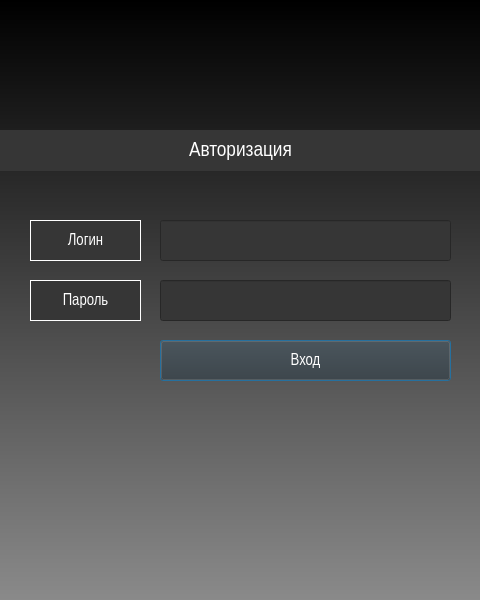
<?xml version="1.0" encoding="UTF-8"?>
<ui version="4.0">
 <class>Dialog</class>
 <widget class="QDialog" name="Dialog">
  <property name="enabled">
   <bool>true</bool>
  </property>
  <property name="geometry">
   <rect>
    <x>0</x>
    <y>0</y>
    <width>480</width>
    <height>600</height>
   </rect>
  </property>
  <property name="sizePolicy">
   <sizepolicy hsizetype="Expanding" vsizetype="Expanding">
    <horstretch>0</horstretch>
    <verstretch>0</verstretch>
   </sizepolicy>
  </property>
  <property name="minimumSize">
   <size>
    <width>480</width>
    <height>600</height>
   </size>
  </property>
  <property name="maximumSize">
   <size>
    <width>480</width>
    <height>600</height>
   </size>
  </property>
  <property name="focusPolicy">
   <enum>Qt::ClickFocus</enum>
  </property>
  <property name="windowTitle">
   <string>Авторизация</string>
  </property>
  <property name="styleSheet">
   <string notr="true">background-color: qlineargradient(spread:pad, x1:0, y1:0, x2:0, y2:1, stop:0 rgba(0, 0, 0, 255), stop:1 rgba(138, 138, 138, 255));</string>
  </property>
  <widget class="QLabel" name="login_main_label">
   <property name="geometry">
    <rect>
     <x>0</x>
     <y>130</y>
     <width>481</width>
     <height>41</height>
    </rect>
   </property>
   <property name="font">
    <font>
     <family>Arial Narrow</family>
     <pointsize>16</pointsize>
    </font>
   </property>
   <property name="styleSheet">
    <string notr="true">color: rgb(255, 255, 255);
background-color: rgb(54, 54, 54);</string>
   </property>
   <property name="frameShadow">
    <enum>QFrame::Plain</enum>
   </property>
   <property name="text">
    <string>Авторизация</string>
   </property>
   <property name="alignment">
    <set>Qt::AlignCenter</set>
   </property>
  </widget>
  <widget class="QLabel" name="label_2">
   <property name="geometry">
    <rect>
     <x>30</x>
     <y>220</y>
     <width>111</width>
     <height>41</height>
    </rect>
   </property>
   <property name="font">
    <font>
     <family>Arial Narrow</family>
     <pointsize>12</pointsize>
    </font>
   </property>
   <property name="styleSheet">
    <string notr="true">color: rgb(255, 255, 255);
 border: 1px solid;
border-color: rgb(255, 255, 255);
background-color: rgb(54, 54, 54);</string>
   </property>
   <property name="text">
    <string>Логин</string>
   </property>
   <property name="alignment">
    <set>Qt::AlignCenter</set>
   </property>
  </widget>
  <widget class="QLineEdit" name="line_edit_login">
   <property name="geometry">
    <rect>
     <x>160</x>
     <y>220</y>
     <width>291</width>
     <height>41</height>
    </rect>
   </property>
   <property name="font">
    <font>
     <family>Arial Narrow</family>
     <pointsize>16</pointsize>
    </font>
   </property>
   <property name="styleSheet">
    <string notr="true">background-color: rgb(54, 54, 54);
color: rgb(255, 255, 255);
border-color: rgb(255, 255, 255);</string>
   </property>
  </widget>
  <widget class="QLabel" name="label_3">
   <property name="geometry">
    <rect>
     <x>30</x>
     <y>280</y>
     <width>111</width>
     <height>41</height>
    </rect>
   </property>
   <property name="font">
    <font>
     <family>Arial Narrow</family>
     <pointsize>12</pointsize>
    </font>
   </property>
   <property name="styleSheet">
    <string notr="true">color: rgb(255, 255, 255);
 border: 1px solid;
border-color: rgb(255, 255, 255);
background-color: rgb(54, 54, 54);</string>
   </property>
   <property name="text">
    <string>Пароль</string>
   </property>
   <property name="alignment">
    <set>Qt::AlignCenter</set>
   </property>
  </widget>
  <widget class="QLineEdit" name="line_edit_password">
   <property name="geometry">
    <rect>
     <x>160</x>
     <y>280</y>
     <width>291</width>
     <height>41</height>
    </rect>
   </property>
   <property name="font">
    <font>
     <family>Arial Narrow</family>
     <pointsize>16</pointsize>
    </font>
   </property>
   <property name="styleSheet">
    <string notr="true">background-color: rgb(54, 54, 54);
color: rgb(255, 255, 255);
border-color: rgb(255, 255, 255);</string>
   </property>
   <property name="echoMode">
    <enum>QLineEdit::Password</enum>
   </property>
  </widget>
  <widget class="QPushButton" name="login_button">
   <property name="geometry">
    <rect>
     <x>160</x>
     <y>340</y>
     <width>291</width>
     <height>41</height>
    </rect>
   </property>
   <property name="font">
    <font>
     <family>Arial Narrow</family>
     <pointsize>12</pointsize>
    </font>
   </property>
   <property name="styleSheet">
    <string notr="true">background-color: rgb(54, 54, 54);
color: rgb(255, 255, 255);
border-color: rgb(255, 255, 255);</string>
   </property>
   <property name="text">
    <string>Вход</string>
   </property>
  </widget>
 </widget>
 <resources/>
 <connections/>
</ui>
